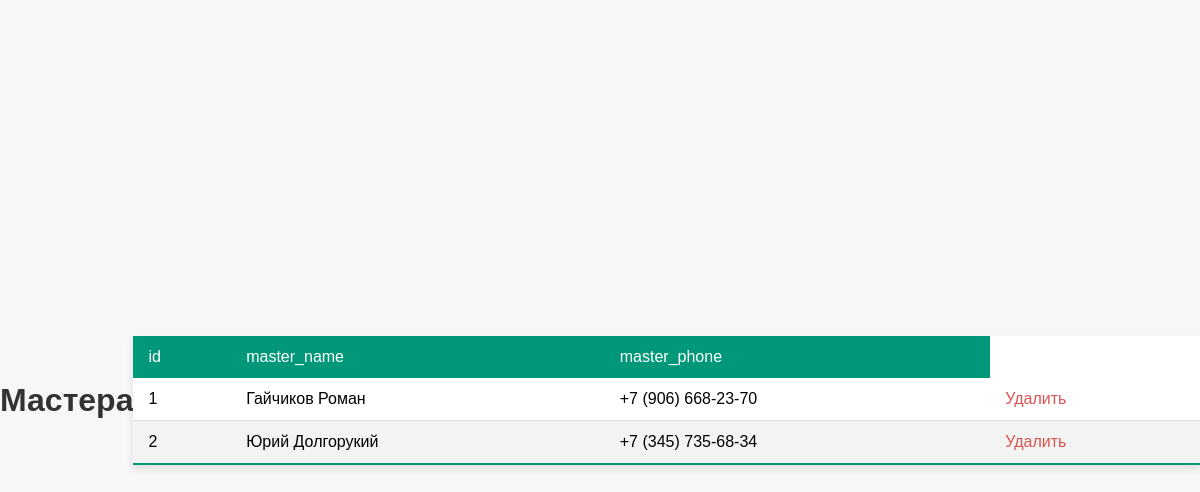
Screenshot of /global_admin/masters with the database file from the repository.
### models/Master.py (models this page shows)
class Master(Base):
    __tablename__="masters"
    id=Column(Integer,primary_key=True,autoincrement=True)
    name=Column(String)
    phone=Column(String)
    rate=Column(Integer)
    clients= relationship('Client',back_populates='master')
    records=relationship('Record',back_populates='master')

### views/global_admin.py (the view)
@app.route(scope_name+"masters")
def global_admin_masters():
    masters=session.query(Master).all()
    return render_template(scope_name+"masters.html", headers=['id','master_name','master_phone'],  masters=masters)

### templates/global_admin/masters.html
{% extends 'global_admin/base.html' %}
{%block link%} <link rel="stylesheet" href="{{ url_for('static', filename='css/global_admin_masters.css')
}}"> {% endblock %}
{% block content %}
<h1>Мастера</h1>
<table class="styled-table">
    <thead>
        <tr>
            {% for h in headers %}
               <td>{{h}}</td>
            {% endfor %}
        </tr>
    </thead>
    <tbody>
        {% for master in masters %}
        <tr>
            <td>{{master.id}}</td>
            <td>{{master.name}}</td>
            <td>{{master.phone}}</td>
            <td class="del_master_btn"><a href="{{ url_for('quit_master', master_id=master.id) }}">Удалить</a></td>
        </tr>
        {% endfor %}
    </tbody>
</table>
{% endblock %}

### static/css/global_admin_masters.css (style rules this page uses)
body { font-family: Arial, sans-serif; background-color: #f7f7f7; margin: 0; padding: 0; display: flex; justify-content: center; align-items: center; height: 100vh; }
h1 { color: #333; text-align: center; }
.styled-table { width: 100%; border-collapse: collapse; margin: 25px 0; font-size: 1em; text-align: left; box-shadow: 0 4px 8px rgba(0, 0, 0, 0.1); background-color: #fff; }
.styled-table thead tr { background-color: #009879; color: #ffffff; text-align: left; }
.styled-table th, .styled-table td { padding: 12px 15px; }
.styled-table tbody tr { border-bottom: 1px solid #dddddd; }
.styled-table tbody tr:nth-of-type(even) { background-color: #f3f3f3; }
.styled-table tbody tr:last-of-type { border-bottom: 2px solid #009879; }
.del_master_btn a { color: #d9534f; text-decoration: none; }

### rows the page displays
Master: id "1", name "Гайчиков Роман", phone "+7 (906) 668-23-70"
Master: id "2", name "Юрий Долгорукий", phone "+7 (345) 735-68-34"

### other values shown
{{ h }} "id" "master_name" "master_phone"
